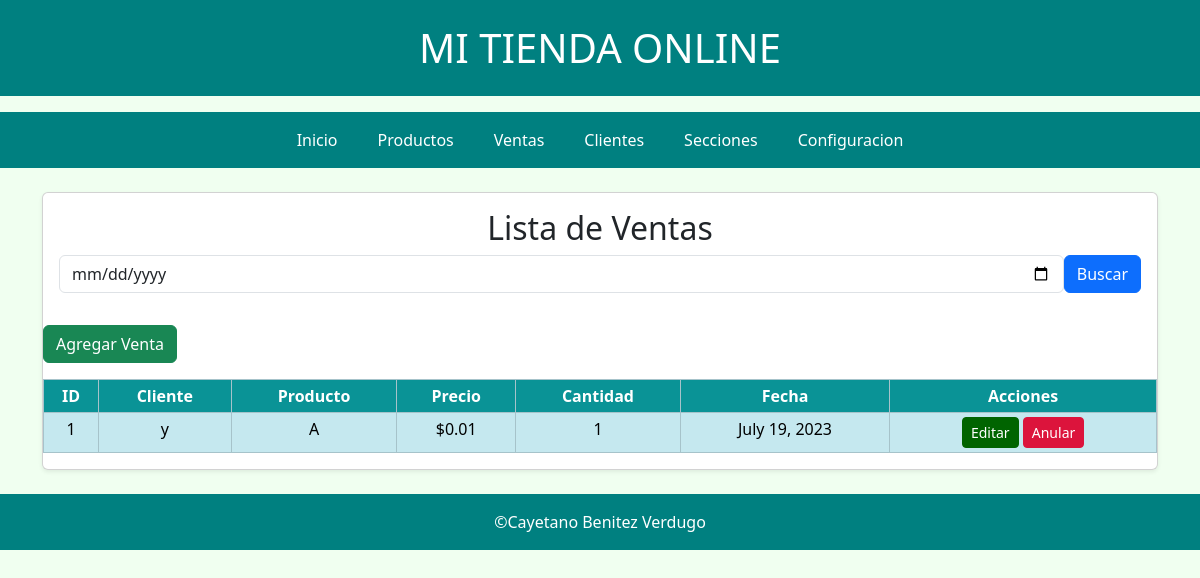
The page /ventas/ on the database as committed earlier.
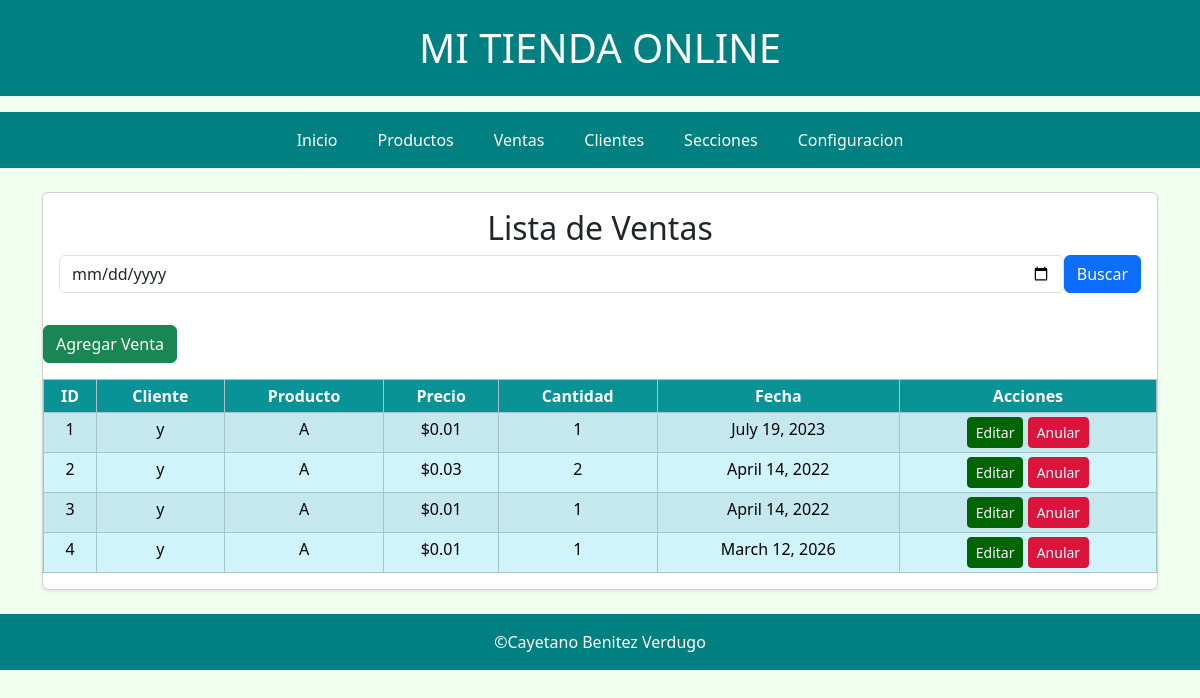
The same page on the database as committed later.
### ventas/models.py (models this page shows, shortened)
class Venta(models.Model):
    codigo = models.CharField(max_length=20)
    cliente = models.ForeignKey(Cliente, on_delete=models.CASCADE) #Esto sirve para dar una relación entre clientes y venta en django no hace falta añadir la clave con la que se relaciona
    producto = models.ForeignKey(Producto, on_delete=models.CASCADE)  #Esto sirve para dar una relación entre productos y venta
    precio = models.DecimalField(max_digits=10, decimal_places=2)
    cantidad = models.IntegerField()
    fecha = models.DateField()
    activo = models.BooleanField(default=True)

### clientes/models.py (models this page shows, shortened)
class Cliente(models.Model):
    nombre = models.CharField(max_length=100)
    email = models.EmailField()
    activo = models.BooleanField(default=True)

### productos/models.py (models this page shows, shortened)
class Producto(models.Model):
    nombre = models.CharField(max_length=150)
    descripcion = models.TextField(blank=True, null=True)
    precio = models.DecimalField(max_digits=10, decimal_places=2)
    stock = models.IntegerField(default=0)
    seccion = models.ForeignKey(Seccion, on_delete=models.CASCADE)
    enlace = models.URLField(blank=True, null=True)
    activo = models.BooleanField(default=True)

### ventas/views.py (the view)
# urls.py: path('ventas/', views.lista_ventas, name='ventas'),
def lista_ventas(request):
    fecha = request.GET.get('fecha')#captura el valor de la fecha enviada/ si no hay sera none
    ventas = Venta.objects.all()#obtiene todas las ventas de la base de datos
    total_ventas = None#empieza siendo none
    if fecha:#este if hace que si la fecha no es none, filtra la fecha por la indidicada en el formulario
        ventas = ventas.filter(fecha=fecha)#filtra las ventas por la fecha indicada en el formulario
        total_ventas = ventas.count()#calcula el total de ventas de la fecha indicada
    fechas = Venta.objects.values_list('fecha', flat=True).distinct()#da la lista de fechas en las que hay ventas, el distinct hace que no se repita ninguna
    return render(request, "ventas/ventas.html", {#pasa los datos a la plantilla de ventas.html
        "ventas": ventas,
        "fechas": fechas,
        "total_ventas": total_ventas,
        "fecha_seleccionada": fecha
    })

### ventas/templates/ventas/ventas.html (shortened to what this page needs)
{% extends "base.html" %}
{% block content %}
<h2>Lista de Ventas</h2>
<form method="get" class="mb-3 d-flex">
  <input type="date" name="fecha" class="form-control" value="{{ request.GET.fecha }}">
  <button type="submit" class="btn btn-primary">Buscar</button>
</form>
</div>
<div class="mb-3">
  <a href="{% url 'nueva_venta' %}" class="btn btn-success">Agregar Venta</a>
</div>
<div class="table-responsive d-none d-md-block">
  <table class="table table-info table-striped table-bordered table-hover table-sm text-center">
    <thead>
      <tr>
        <th>ID</th>
        <th>Cliente</th>
        <th>Producto</th>
        <th>Precio</th>
        <th>Cantidad</th>
        <th>Fecha</th>
        <th>Acciones</th>
      </tr>
    </thead>
    <tbody>
      {% for v in ventas %}
      <tr>
        <td>{{ v.id }}</td>
        <td>{{ v.cliente.nombre }}</td>
        <td>{{ v.producto.nombre }}</td>
        <td>${{ v.precio }}</td>
        <td>{{ v.cantidad }}</td>
        <td>{{ v.fecha }}</td>
        <td>
          <a href="{% url 'editar_venta' v.id %}" class="btn btn-primary btn-sm">Editar</a>
          <a href="{% url 'anular_venta' v.id %}" class="btn btn-danger btn-sm">Anular</a>
        </td>
      </tr>
      {% empty %}
      <tr>
        <td colspan="8">No hay ventas registradas</td>
      </tr>
      {% endfor %}
    </tbody>
  </table>
</div>
{% endblock %}

### templates/base.html (shortened to what this page needs)
{% load static %}
<!DOCTYPE html>
<html lang="es">
<head>
<link href="https://cdn.jsdelivr.net/npm/bootstrap@5.3.2/dist/css/bootstrap.min.css" rel="stylesheet">
<link rel="stylesheet" href="{% static 'css/custom.css' %}">
</head>
<body>
<header class="bg-info text-white text-center py-4 mb-3">
    <h1 class="m-0">{% block header %}MI TIENDA ONLINE{% endblock %}</h1>
</header>
<nav class="navbar navbar-expand-lg navbar-dark mb-4">
    <div class="container">
        <div class="collapse navbar-collapse justify-content-center" id="navbarTop">
            <ul class="navbar-nav">
                <li class="nav-item mx-1">
                    <a class="nav-link btn btn-outline-dark px-3" href="{% url 'inicio' %}">Inicio</a>
                </li>
                <li class="nav-item mx-1">
                    <a class="nav-link btn btn-outline-dark px-3" href="{% url 'productos' %}">Productos</a>
                </li>
                <li class="nav-item mx-1">
                    <a class="nav-link btn btn-outline-dark px-3" href="{% url 'ventas' %}">Ventas</a>
                </li>
                <li class="nav-item mx-1">
                    <a class="nav-link btn btn-outline-dark px-3" href="{% url 'clientes' %}">Clientes</a>
                </li>
                <li class="nav-item mx-1">
                    <a class="nav-link btn btn-outline-dark px-3" href="{% url 'secciones' %}">Secciones</a>
                </li>
                <li class="nav-item mx-1">
                   <a class="nav-link btn btn-outline-dark px-3" href="{% url 'configuracion' %}">Configuracion</a>
                </li>
            </ul>
        </div>
    </div>
</nav>
<main class="container">
    <div class="card shadow-sm mb-4">
        <div class="card-body text-center">
            {% block content %}{% endblock %}
        </div>
</main>
<footer class="bg-info text-white text-center py-3 mt-auto">
    &copy;Cayetano Benitez Verdugo
</footer>
</body>
</html>

### static/css/custom.css (style rules this page uses)
body { background-color: #f0fff0; color: #21312a; }
.navbar { background-color: #008080 !important; }
header.bg-info, footer.bg-info { background-color: #008080 !important; }
main .card { background-color: rgba(255,255,255,0.95); }
.table:not(.table-dark) thead th { background-color: #0a9396; color: #ffffff; }
.table:not(.table-dark) tbody tr { background-color: rgba(255,255,255,0.9); }
.table:not(.table-dark) tbody tr:nth-child(even) { background-color: rgba(255,255,255,0.7); }
.table .btn-primary { background-color: #006400; border-color: #006400; color: #ffffff !important; }
.table .btn-danger { background-color: #dc143c; border-color: #dc143c; color: #ffffff !important; }
.btn { color: #ffffff !important; }
.btn.btn-outline-dark { color: #ffffff !important; }

Rows that differ between the two databases and show on the page:
added Venta: id "2", cliente.nombre "y", producto.nombre "A", precio "0.03", cantidad "2", fecha "April 14, 2022"
added Venta: id "3", cliente.nombre "y", producto.nombre "A", precio "0.01", cantidad "1", fecha "April 14, 2022"
added Venta: id "4", cliente.nombre "y", producto.nombre "A", precio "0.01", cantidad "1", fecha "March 12, 2026"
